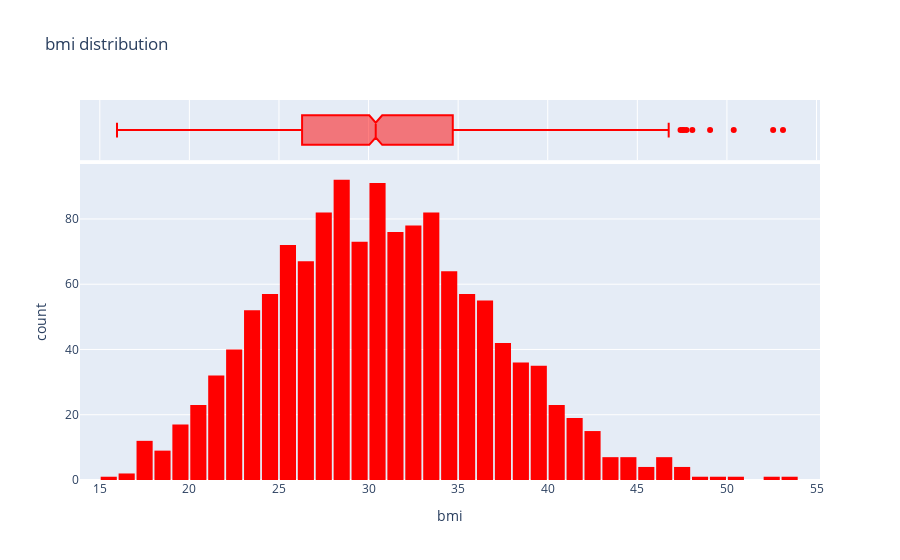

Notebook code for this chart:
### Markdown cell above
looking like normal or gaussian distrubution data is centered around mean and decreasing away from mean

### Code cell
fig = px.histogram(medical_df , x='bmi', marginal='box', color_discrete_sequence=['red'], title='bmi distribution')
fig.update_layout(bargap=0.1);
fig.show()

### Figure 1 — Plotly figure (JSON) as saved in the notebook; plotly's stock layout.template omitted (floating-point values rounded to 4 significant figures; data arrays with more than 128 entries replaced by an {"elided": "..."} marker saying what was removed)
{"data": [{"bingroup": "x", "hovertemplate": "bmi=%{x}<br>count=%{y}<extra></extra>", "legendgroup": "", "marker": {"color": "red", "pattern": {"shape": ""}}, "name": "", "orientation": "v", "showlegend": false, "type": "histogram", "x": {"elided": "1338 float values"}, "xaxis": "x", "yaxis": "y"}, {"hovertemplate": "bmi=%{x}<extra></extra>", "legendgroup": "", "marker": {"color": "red"}, "name": "", "notched": true, "showlegend": false, "type": "box", "x": {"elided": "1338 float values"}, "xaxis": "x2", "yaxis": "y2"}], "layout": {"bargap": 0.1, "barmode": "relative", "legend": {"tracegroupgap": 0}, "title": {"text": "bmi distribution"}, "xaxis": {"anchor": "y", "domain": [0, 1], "title": {"text": "bmi"}}, "xaxis2": {"anchor": "y2", "domain": [0, 1], "matches": "x", "showgrid": true, "showticklabels": false}, "yaxis": {"anchor": "x", "domain": [0, 0.8316], "title": {"text": "count"}}, "yaxis2": {"anchor": "x2", "domain": [0.8416, 1], "matches": "y2", "showgrid": false, "showline": false, "showticklabels": false, "ticks": ""}}}
